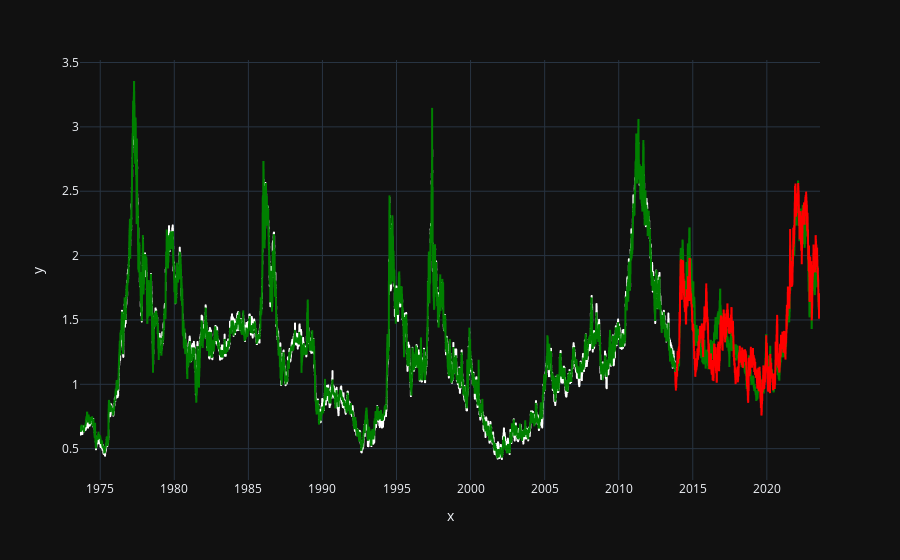

Notebook code for this chart:
### Code cell
predict = px.line(x=df.loc[range(1, x_predictive.shape[1] + 1)]['date'], y=model_predictive.predict(x_predictive).flatten()).update_traces(line=dict(color='white'))
forecast = px.line(x=df.loc[range(x_predictive.shape[1] + 1, x_predictive.shape[1] + x_predictive_dev.shape[1])]['date'], y=model_predictive.predict(x_predictive_dev[:,:-1]).flatten()).update_traces(
    line=dict(color='red'))
data = px.line(x=df['date'], y=df[' value']).update_traces(line=dict(color='green'))
combined_fig = predict.add_traces(data.data)
combined_fig = combined_fig.add_traces(forecast.data)

# Display the combined plot
combined_fig.show()

### Figure 1 — Plotly figure (JSON) as saved in the notebook; plotly's stock layout.template omitted (floating-point values rounded to 4 significant figures; data arrays with more than 128 entries replaced by an {"elided": "..."} marker saying what was removed)
{"data": [{"hovertemplate": "x=%{x}<br>y=%{y}<extra></extra>", "legendgroup": "", "line": {"color": "white", "dash": "solid"}, "marker": {"symbol": "circle"}, "mode": "lines", "name": "", "showlegend": false, "x": {"elided": "10050 str values"}, "xaxis": "x", "y": {"elided": "10050 float values"}, "yaxis": "y", "type": "scattergl"}, {"hovertemplate": "x=%{x}<br>y=%{y}<extra></extra>", "legendgroup": "", "line": {"color": "green", "dash": "solid"}, "marker": {"symbol": "circle"}, "mode": "lines", "name": "", "showlegend": false, "x": {"elided": "12563 str values"}, "xaxis": "x", "y": {"elided": "12563 float values"}, "yaxis": "y", "type": "scattergl"}, {"hovertemplate": "x=%{x}<br>y=%{y}<extra></extra>", "legendgroup": "", "line": {"color": "red", "dash": "solid"}, "marker": {"symbol": "circle"}, "mode": "lines", "name": "", "showlegend": false, "x": {"elided": "2512 str values"}, "xaxis": "x", "y": {"elided": "2512 float values"}, "yaxis": "y", "type": "scattergl"}], "layout": {"xaxis": {"anchor": "y", "domain": [0.0, 1.0], "title": {"text": "x"}}, "yaxis": {"anchor": "x", "domain": [0.0, 1.0], "title": {"text": "y"}}, "legend": {"tracegroupgap": 0}, "margin": {"t": 60}}}
